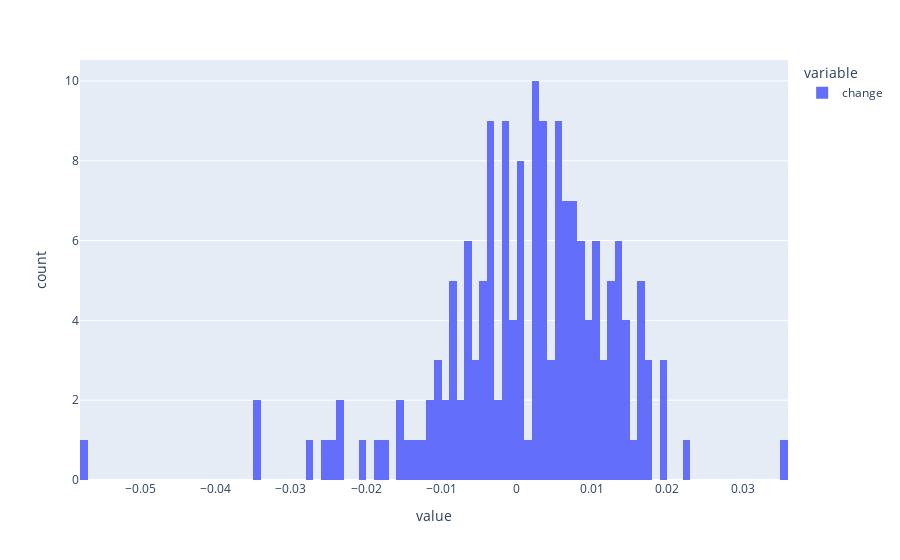

Notebook cell for this chart:
### Code cell
fig = data.change.hist()
fig.update_traces(xbins=dict( # bins used for histogram
        start=-1,
        end=1,
        size=0.001
    ))
fig.show()

### Figure 1 — Plotly figure (JSON) as saved in the notebook; plotly's stock layout.template omitted (floating-point values rounded to 4 significant figures; data arrays with more than 128 entries replaced by an {"elided": "..."} marker saying what was removed)
{"data": [{"alignmentgroup": "True", "bingroup": "x", "hovertemplate": "variable=change<br>value=%{x}<br>count=%{y}<extra></extra>", "legendgroup": "change", "marker": {"color": "#636efa"}, "name": "change", "offsetgroup": "change", "orientation": "v", "showlegend": true, "type": "histogram", "x": {"elided": "171 float values"}, "xaxis": "x", "xbins": {"end": 1, "size": 0.001, "start": -1}, "yaxis": "y"}], "layout": {"barmode": "relative", "legend": {"title": {"text": "variable"}, "tracegroupgap": 0}, "margin": {"t": 60}, "xaxis": {"anchor": "y", "domain": [0, 1], "title": {"text": "value"}}, "yaxis": {"anchor": "x", "domain": [0, 1], "title": {"text": "count"}}}}
